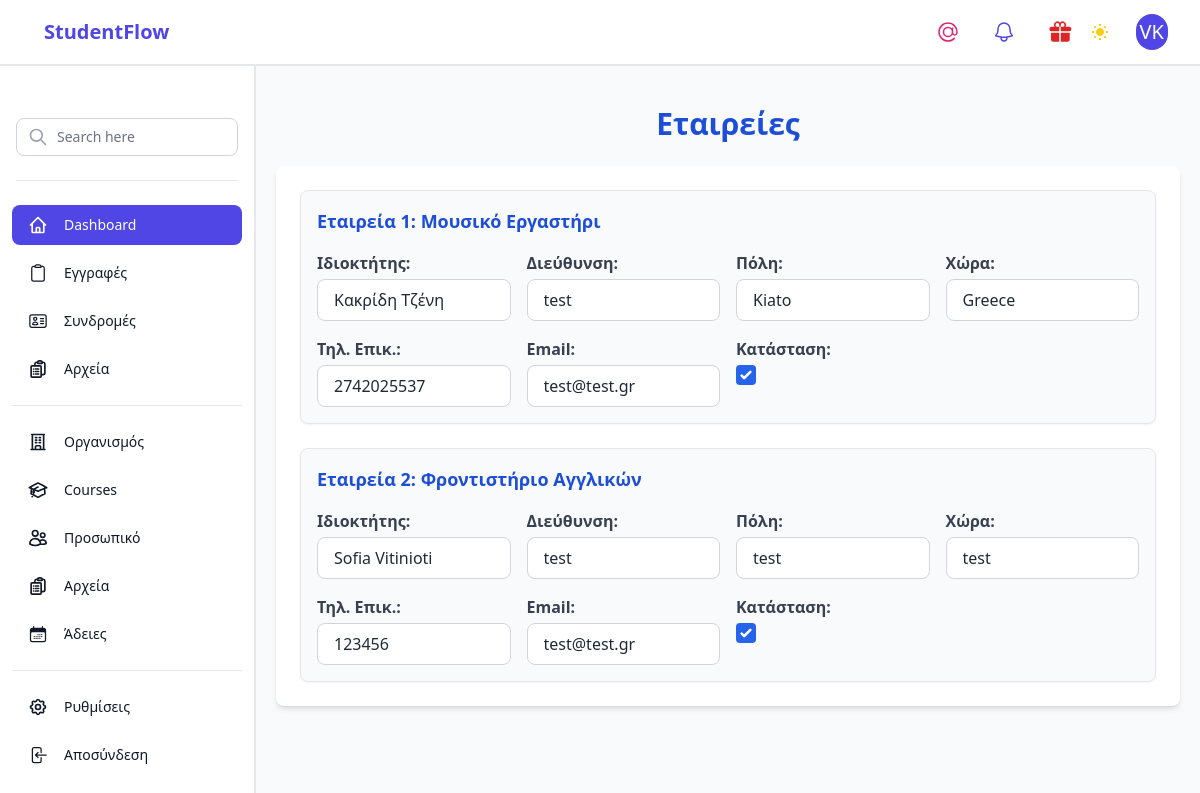
The app's page /organization_info/ (signed in) with its own data.
### apps/users/models.py (models this page shows, shortened)
class User(TimeStampedModel,AbstractBaseUser, PermissionsMixin):
    class Gender(models.TextChoices):
        MALE = 'M', _('Male')
        FEMALE = 'F', _('Female')
        OTHER = 'O', _('Other')
    organization = models.ForeignKey(Organization, on_delete=models.SET_NULL, null=True, blank=True)
    email = models.EmailField(unique=True)
    first_name = models.CharField(max_length=30, blank=True)
    last_name = models.CharField(max_length=30, blank=True)
    is_staff = models.BooleanField(default=False)
    is_active = models.BooleanField(default=True)
    is_company_owner = models.BooleanField(default=False)
    date_of_birth = models.DateField(null=True)
    phone_number = models.CharField(max_length=15, unique=True,null=True, blank=True)
    address = models.CharField(max_length=255)
    city = models.CharField(max_length=100)
    postal_code = models.CharField(max_length=20)
    country = models.CharField(max_length=100)
    gender = models.CharField(
        max_length=1,
        choices=Gender.choices,
        default=Gender.OTHER,
    )
    first_login = models.BooleanField(default=True)
    objects = CustomUserManager()
    USERNAME_FIELD = 'email'
    REQUIRED_FIELDS = []

### apps/organization/models.py (models this page shows, shortened)
class Organization(TimeStampedModel):
    owner_name = models.CharField(max_length=255)
    title = models.CharField(max_length=255)
    address = models.CharField(max_length=255)
    city = models.CharField(max_length=100)
    postal_code = models.CharField(max_length=20)
    country = models.CharField(max_length=100)
    phone_number = models.CharField(max_length=255)
    email = models.EmailField(max_length=254)
    is_active = models.BooleanField(default=True)
    class Meta:
        ordering = ['title']
        verbose_name = _('Organization')
        verbose_name_plural = _('Organization')

### apps/organization/views.py (the view)
# urls.py: path('organization_info/', organization_detail, name='organization_info')
def organization_detail(request):
    if request.user.is_superuser:
        organizations = Organization.objects.all()
    else:
        user_organization = request.user.organization
        organizations = Organization.objects.filter(id=user_organization.id) if user_organization else []
    context = {
        'organizations': organizations
    }
    return render(request, 'app/organization/organization_info.html', context)

### apps/student/context_processor.py (called while the page is built)
def subscriptions_count(request):
    if request.user.is_authenticated:
        if request.user.is_superuser:
            data = Subscription.objects.filter(is_online=True).count()
        else:
            data = Subscription.objects.filter(is_online=True,student__user__organization=request.user.organization).count()
        return {
            'subscriptions_count': data
        }
    return {
        'subscriptions_count': None
    }

def subscriptions_closing_soon(request):
    today = timezone.now().date()
    end_date_threshold = today + timedelta(days=15)
    count = Subscription.objects.filter(end_date__lte=end_date_threshold, is_online=True).count()
    return {'subscription_closing_soon': count}

def course_count(request):
    if request.user.is_authenticated:
        if request.user.is_superuser:
            data = Course.objects.filter(is_online=True).count()
        else:
            data = Course.objects.filter(is_online=True,organization=request.user.organization).count()
        return {
            'course_count': data
        }
    return {
        'course_count': None
    }

### apps/users/context_processor.py (called while the page is built)
def users_count(request):
    if request.user.is_authenticated:
        if request.user.is_superuser:
            organization = request.user.organization
            data = User.objects.filter(student__is_student=True).count()
        else:
            data = User.objects.filter(student__user__organization=request.user.organization,student__is_student=True).count()
        return {
            'users_count' : data
        }
    return {'users_count': None}

### templates/app/organization/organization_info.html (shortened to what this page needs)
{% extends '_base.html' %}
{% block content %}
<body class="bg-gray-100">
    <div class="container mx-auto mt-10">
        <h1 class="text-blue-700 text-3xl font-bold text-center mb-6">Εταιρείες</h1>
        <div class="bg-white p-6 rounded-lg shadow-md">
            {% if organizations %}
                <form method="post">
                    <div class="space-y-6">
                        {% for organization in organizations %}
                            <div class="p-4 bg-gray-50 rounded-lg border border-gray-200 shadow-sm">
                                <h2 class="text-blue-700 text-lg font-semibold mb-4">Εταιρεία {{ forloop.counter }}: {{organization.title}}</h2>
                                <div class="grid grid-cols-1 sm:grid-cols-2 lg:grid-cols-4 gap-4">
                                    <div class="flex flex-col">
                                        <label for="input_{{ organization.id }}_1" class="block text-gray-700 font-semibold mb-1">Ιδιοκτήτης:</label>
                                        <input type="text" id="input_{{ organization.id }}_1" name="input_{{ organization.id }}_1" value="{{ organization.owner_name }}" class="px-4 py-2 border border-gray-300 rounded-lg focus:ring-2 focus:ring-blue-500 focus:outline-none" readonly>
                                    </div>
                                    <div class="flex flex-col">
                                        <label for="input_{{ organization.id }}_2" class="block text-gray-700 font-semibold mb-1">Διεύθυνση:</label>
                                        <input type="text" id="input_{{ organization.id }}_2" name="input_{{ organization.id }}_2" value="{{ organization.address }}" class="px-4 py-2 border border-gray-300 rounded-lg focus:ring-2 focus:ring-blue-500 focus:outline-none" readonly>
                                    </div>
                                    <div class="flex flex-col">
                                        <label for="input_{{ organization.id }}_3" class="block text-gray-700 font-semibold mb-1">Πόλη:</label>
                                        <input type="text" id="input_{{ organization.id }}_3" name="input_{{ organization.id }}_3" value="{{ organization.city }}" class="px-4 py-2 border border-gray-300 rounded-lg focus:ring-2 focus:ring-blue-500 focus:outline-none" readonly>
                                    </div>
                                    <div class="flex flex-col">
                                        <label for="input_{{ organization.id }}_4" class="block text-gray-700 font-semibold mb-1">Χώρα:</label>
                                        <input type="text" id="input_{{ organization.id }}_4" name="input_{{ organization.id }}_4" value="{{ organization.country }}" class="px-4 py-2 border border-gray-300 rounded-lg focus:ring-2 focus:ring-blue-500 focus:outline-none" readonly>
                                    </div>
                                    <div class="flex flex-col">
                                        <label for="input_{{ organization.id }}_4" class="block text-gray-700 font-semibold mb-1">Τηλ. Επικ.:</label>
                                        <input type="text" id="input_{{ organization.id }}_4" name="input_{{ organization.id }}_4" value="{{ organization.phone_number }}" class="px-4 py-2 border border-gray-300 rounded-lg focus:ring-2 focus:ring-blue-500 focus:outline-none" readonly>
                                    </div>
                                    <div class="flex flex-col">
                                        <label for="input_{{ organization.id }}_4" class="block text-gray-700 font-semibold mb-1">Email:</label>
                                        <input type="text" id="input_{{ organization.id }}_4" name="input_{{ organization.id }}_4" value="{{ organization.email }}" class="px-4 py-2 border border-gray-300 rounded-lg focus:ring-2 focus:ring-blue-500 focus:outline-none" readonly>
                                    </div>
                                    <div class="flex flex-col">
                                        <label for="input_{{ organization.id }}_4" class="block text-gray-700 font-semibold mb-1">Κατάσταση:</label>
                                        <input type="checkbox" id="input_{{ organization.id }}_4" name="input_{{ organization.id }}_4"
                                               {% if organization.is_active %} checked {% endif %}
                                               class="h-5 w-5 text-blue-600 border-gray-300 rounded focus:ring-blue-500 focus:ring-2"
                                               disabled>
                                    </div>
                                </div>
                            </div>
                        {% endfor %}
                    </div>
                </form>
            {% else %}
                <p class="text-center text-gray-500">Καμία ενεργή εταιρεία.</p>
            {% endif %}
        </div>
    </div>
</body>
{% endblock %}

### templates/app/partials/navbar.html (shortened to what this page needs)
{% load static %}
<link href="{% static 'css/dist/styles.css' %}" rel="stylesheet">
<nav class="bg-white border-b-2 dark:bg-gray-700">
    <div class="mx-auto max-w-7xl px-2 sm:px-6 lg:px-8">
      <div class="relative flex h-16 items-center justify-between">
                <div class="flex flex-1 items-center justify-center sm:items-stretch sm:justify-start">
                    <div class="flex flex-shrink-0 items-center">
                        <p class="text-xl text-indigo-600 font-bold ml-3 text-left animate-pulse">StudentFlow</p>
                    </div>
                </div>
        <div class="absolute inset-y-0 right-0 flex items-center pr-2 sm:static sm:inset-auto sm:ml-6 sm:pr-0 gap-4">
            <button type="button" onclick="openModal()" class="relative rounded-full  p-1 text-pink-600 hover:text-pink-700 hidden sm:ml-2 lg:flex">
            </button>
            <button type="button"  class="relative rounded-full bg-white dark:bg-gray-700 p-1  text-indigo-600 hover:text-indigo-700 focus:outline-none focus:ring-2 focus:ring-white focus:ring-offset-2 focus:ring-offset-gray-800 hidden sm:ml-2 lg:flex">
            </button>
            <a href="{% url 'update_list' %}">
            <button type="button"  class="relative rounded-full bg-white dark:bg-gray-700 p-1  text-red-600 hover:text-red-700 focus:outline-none focus:ring-2 focus:ring-white focus:ring-offset-2 focus:ring-offset-gray-800 hidden sm:ml-2 lg:flex ">
            </button></a>
          <div class="relative ml-3">
                <div>
                <button type="button" class="inline-flex items-center justify-center rounded-full text-xl bg-indigo-600 text-white p-1" id="user-menu-button" aria-expanded="false" aria-haspopup="true">
                    {% if user.is_authenticated %}
                    {{user.last_name|first}}{{user.first_name|first}}
                    {% endif %}
                </button>
                </div>
          </div>
        </div>
      </div>
    </div>
</nav>

### records on screen
User: last_name|first "V", first_name|first "K"
Organization: title "Μουσικό Εργαστήρι", owner_name "Κακρίδη Τζένη", address "test", city "Kiato", country "Greece", phone_number "2742025537", email "test@test.gr", is_active "☑"
Organization: title "Φροντιστήριο Αγγλικών", owner_name "Sofia Vitinioti", address "test", city "test", country "test", phone_number "123456", email "test@test.gr", is_active "☑"
